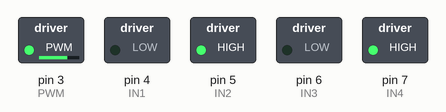
Recording of a sketch running on a simulated Arduino Uno, built with avr-gcc and run on an emulated ATmega328P. Parts: switched loads named in the sketch (green lamp = pin HIGH).

Above: at 0.05 s.
At 2.05 s:
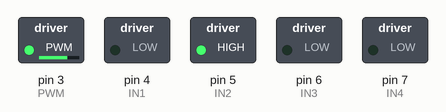
At 3.95 s:
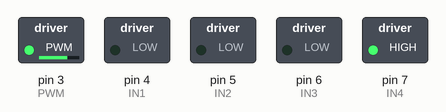
Timing chart, 0 to 4.6 s (numbered marks = the images above):
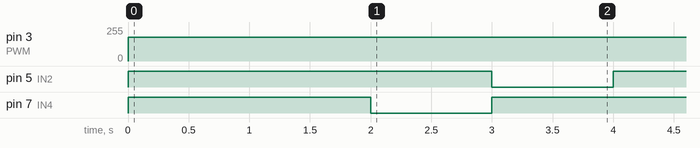

The sketch:

motor.ino
```cpp
#define IN1 4
#define IN2 5
#define IN3 6
#define IN4 7

#define PWM 3

void setup(){

	Serial.begin(96000);
	pinMode(PWM, OUTPUT);
	pinMode(IN1, OUTPUT);
	pinMode(IN2, OUTPUT);
	pinMode(IN3, OUTPUT);
	pinMode(IN4, OUTPUT);

}

void loop(){

	FRENTE();
	delay(2000);
	HORARIO();
	delay(1000);
	ANTIHORARIO();
	delay(1000);

}

void FRENTE(){
	//Ajustando velocidade dos Motores
	analogWrite(PWM, 180);
	//Motor Esquerdo para frente
	digitalWrite(IN1, LOW);
	digitalWrite(IN2, HIGH);
	//Motor Direito para frente
	digitalWrite(IN3, LOW);
	digitalWrite(IN4, HIGH);
}

void HORARIO(){
	analogWrite(PWM, 180);
	//Motor Esquerdo realiza o movimento
	digitalWrite(IN1, LOW);
	digitalWrite(IN2, HIGH);
	//Motor Direito fica parado
	digitalWrite(IN3, LOW);
	digitalWrite(IN4, LOW);
}

void ANTIHORARIO(){
   analogWrite(PWM, 180);
	 //Motor Esquerdo fica parado
   digitalWrite(IN1, LOW);
   digitalWrite(IN2, LOW);
	 //Motor Direito realiza o movimento
   digitalWrite(IN3, LOW);
   digitalWrite(IN4, HIGH);
}
```

Measured:
- by itself, pin 3 (PWM): 0/255 → 180/255 at 0.00 s
- by itself, pin 5 (IN2): alternates HIGH for 3.0 s and LOW for 1.0 s
- by itself, pin 7 (IN4): repeats every 4.0 s: LOW 1.0 s, HIGH 3.0 s
